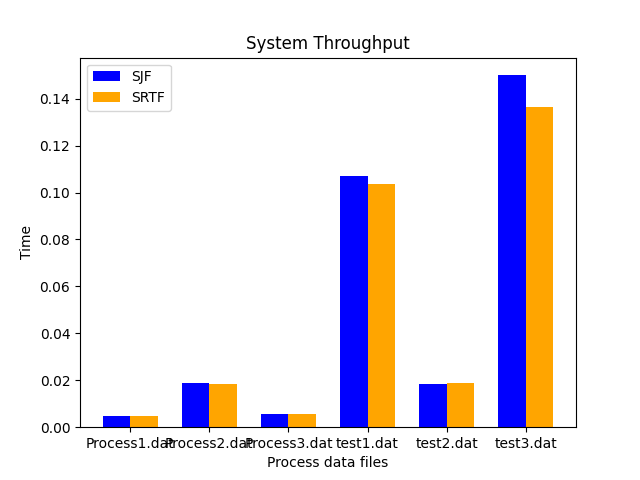

Write the Python code that produced this figure.
import matplotlib.pyplot as plt
import numpy as np
 
categories = ['Process1.dat', 'Process2.dat', 'Process3.dat', 'test1.dat', 'test2.dat', 'test3.dat']
sjf_values = [0.004899, 0.018730, 0.005739, 0.107143, 0.018605, 0.150000]
srtf_values = [0.004899,0.018595,0.005739, 0.103448,  0.018692, 0.136364]

# Set the width of the bars
bar_width = 0.35

# Create an array of indices for each category
indices = np.arange(len(categories))

# Creating bar graphs
plt.bar(indices - bar_width/2, sjf_values, width=bar_width, color='blue', label='SJF')
plt.bar(indices + bar_width/2, srtf_values, width=bar_width, color='orange', label='SRTF')

# Adding labels and title
plt.xlabel('Process data files')
plt.ylabel('Time')
plt.title('System Throughput')
plt.legend()

# Adjust the x-axis ticks to show category names
plt.xticks(indices, categories)

# Display the graph
plt.savefig('throughput.png')
